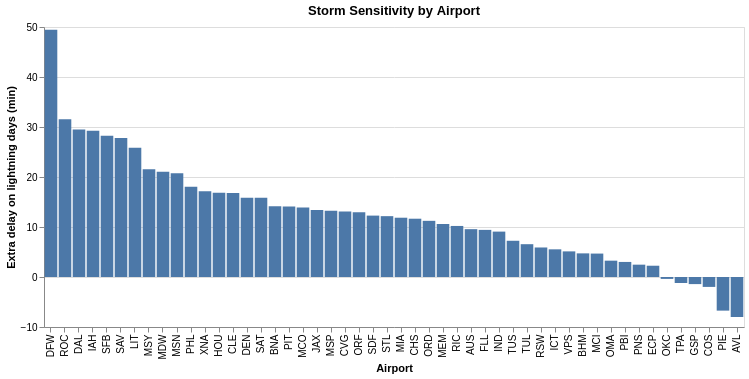

Notebook source saved alongside this figure:
### Markdown cell above
### Exploratory charts

### Code cell
alt.Chart(q2).mark_bar().encode(
    alt.X('origin:N', title='Airport', sort='-y'),
    alt.Y('sensitivity:Q', title='Extra delay on lightning days (min)'),
    tooltip=['origin', 'state', 'lightning_days']
).properties(
    title='Storm Sensitivity by Airport',
    width=700
)

### Figure 1 — Vega-Lite specification as saved in the notebook (floating-point values rounded to 4 significant figures)
{"config": {"view": {"continuousWidth": 300, "continuousHeight": 300}}, "data": {"name": "data-915f3d999206156ee82359ea84b74dd1"}, "mark": {"type": "bar"}, "encoding": {"tooltip": [{"field": "origin", "type": "nominal"}, {"field": "state", "type": "nominal"}, {"field": "lightning_days", "type": "quantitative"}], "x": {"field": "origin", "sort": "-y", "title": "Airport", "type": "nominal"}, "y": {"field": "sensitivity", "title": "Extra delay on lightning days (min)", "type": "quantitative"}}, "title": "Storm Sensitivity by Airport", "width": 700, "$schema": "https://vega.github.io/schema/vega-lite/v5.20.1.json", "datasets": {"data-915f3d999206156ee82359ea84b74dd1": [{"origin": "AUS", "storm_delay": 29.41, "lightning_days": 4, "calm_delay": 19.84, "flights_per_day": 264.0, "state": "TX", "lat": 30.2, "lon": -97.7, "sensitivity": 9.565}, {"origin": "AVL", "storm_delay": 9.992, "lightning_days": 5, "calm_delay": 17.99, "flights_per_day": 30.96, "state": "NC", "lat": 35.4, "lon": -82.5, "sensitivity": -8.001}, {"origin": "BHM", "storm_delay": 23.41, "lightning_days": 4, "calm_delay": 18.68, "flights_per_day": 48.04, "state": "AL", "lat": 33.6, "lon": -86.8, "sensitivity": 4.726}, {"origin": "BNA", "storm_delay": 33.78, "lightning_days": 4, "calm_delay": 19.63, "flights_per_day": 325.0, "state": "TN", "lat": 36.1, "lon": -86.7, "sensitivity": 14.15}, {"origin": "CHS", "storm_delay": 26.42, "lightning_days": 5, "calm_delay": 14.76, "flights_per_day": 70.44, "state": "SC", "lat": 32.9, "lon": -80.0, "sensitivity": 11.66}, {"origin": "CLE", "storm_delay": 28.76, "lightning_days": 4, "calm_delay": 11.98, "flights_per_day": 122.0, "state": "OH", "lat": 41.4, "lon": -81.8, "sensitivity": 16.78}, {"origin": "COS", "storm_delay": 15.32, "lightning_days": 5, "calm_delay": 17.3, "flights_per_day": 38.84, "state": "CO", "lat": 38.8, "lon": -104.7, "sensitivity": -1.983}, {"origin": "CVG", "storm_delay": 26.76, "lightning_days": 4, "calm_delay": 13.66, "flights_per_day": 103.4, "state": "KY", "lat": 39.0, "lon": -84.7, "sensitivity": 13.1}, {"origin": "DAL", "storm_delay": 55.08, "lightning_days": 4, "calm_delay": 25.59, "flights_per_day": 200.7, "state": "TX", "lat": 32.8, "lon": -96.8, "sensitivity": 29.48}, {"origin": "DEN", "storm_delay": 33.42, "lightning_days": 4, "calm_delay": 17.55, "flights_per_day": 949.1, "state": "CO", "lat": 39.9, "lon": -104.7, "sensitivity": 15.87}, {"origin": "DFW", "storm_delay": 74.55, "lightning_days": 4, "calm_delay": 25.11, "flights_per_day": 928.2, "state": "TX", "lat": 32.9, "lon": -97.0, "sensitivity": 49.44}, {"origin": "ECP", "storm_delay": 16.87, "lightning_days": 14, "calm_delay": 14.61, "flights_per_day": 36.56, "state": "FL", "lat": 30.4, "lon": -85.8, "sensitivity": 2.254}, {"origin": "FLL", "storm_delay": 24.38, "lightning_days": 6, "calm_delay": 14.95, "flights_per_day": 204.6, "state": "FL", "lat": 26.1, "lon": -80.2, "sensitivity": 9.424}, {"origin": "GSP", "storm_delay": 17.7, "lightning_days": 4, "calm_delay": 19.12, "flights_per_day": 41.81, "state": "SC", "lat": 34.9, "lon": -82.2, "sensitivity": -1.421}, {"origin": "HOU", "storm_delay": 36.47, "lightning_days": 4, "calm_delay": 19.62, "flights_per_day": 151.6, "state": "TX", "lat": 29.6, "lon": -95.3, "sensitivity": 16.85}, {"origin": "IAH", "storm_delay": 45.11, "lightning_days": 7, "calm_delay": 15.86, "flights_per_day": 331.5, "state": "TX", "lat": 30.0, "lon": -95.3, "sensitivity": 29.25}, {"origin": "ICT", "storm_delay": 27.67, "lightning_days": 9, "calm_delay": 22.14, "flights_per_day": 33.76, "state": "KS", "lat": 37.7, "lon": -97.4, "sensitivity": 5.534}, {"origin": "IND", "storm_delay": 20.64, "lightning_days": 5, "calm_delay": 11.56, "flights_per_day": 141.4, "state": "IN", "lat": 39.7, "lon": -86.3, "sensitivity": 9.078}, {"origin": "JAX", "storm_delay": 30.18, "lightning_days": 9, "calm_delay": 16.78, "flights_per_day": 88.81, "state": "FL", "lat": 30.5, "lon": -81.7, "sensitivity": 13.39}, {"origin": "LIT", "storm_delay": 39.34, "lightning_days": 5, "calm_delay": 13.5, "flights_per_day": 42.04, "state": "AR", "lat": 34.7, "lon": -92.2, "sensitivity": 25.84}, {"origin": "MCI", "storm_delay": 19.65, "lightning_days": 8, "calm_delay": 14.97, "flights_per_day": 153.6, "state": "MO", "lat": 39.3, "lon": -94.7, "sensitivity": 4.685}, {"origin": "MCO", "storm_delay": 28.43, "lightning_days": 12, "calm_delay": 14.53, "flights_per_day": 417.1, "state": "FL", "lat": 28.4, "lon": -81.3, "sensitivity": 13.9}, {"origin": "MDW", "storm_delay": 40.41, "lightning_days": 5, "calm_delay": 19.38, "flights_per_day": 229.1, "state": "IL", "lat": 41.8, "lon": -87.8, "sensitivity": 21.03}, {"origin": "MEM", "storm_delay": 26.74, "lightning_days": 6, "calm_delay": 16.14, "flights_per_day": 73.92, "state": "TN", "lat": 35.0, "lon": -90.0, "sensitivity": 10.6}, {"origin": "MIA", "storm_delay": 24.71, "lightning_days": 8, "calm_delay": 12.85, "flights_per_day": 295.0, "state": "FL", "lat": 25.8, "lon": -80.3, "sensitivity": 11.86}, {"origin": "MSN", "storm_delay": 32.76, "lightning_days": 5, "calm_delay": 12.0, "flights_per_day": 43.52, "state": "WI", "lat": 43.1, "lon": -89.3, "sensitivity": 20.77}, {"origin": "MSP", "storm_delay": 22.81, "lightning_days": 5, "calm_delay": 9.551, "flights_per_day": 348.7, "state": "MN", "lat": 44.9, "lon": -93.2, "sensitivity": 13.25}, {"origin": "MSY", "storm_delay": 38.61, "lightning_days": 7, "calm_delay": 17.06, "flights_per_day": 125.0, "state": "LA", "lat": 30.0, "lon": -90.3, "sensitivity": 21.56}, {"origin": "OKC", "storm_delay": 16.98, "lightning_days": 5, "calm_delay": 17.36, "flights_per_day": 70.4, "state": "OK", "lat": 35.4, "lon": -97.6, "sensitivity": -0.3817}, {"origin": "OMA", "storm_delay": 20.66, "lightning_days": 5, "calm_delay": 17.4, "flights_per_day": 78.56, "state": "NE", "lat": 41.3, "lon": -95.9, "sensitivity": 3.266}, {"origin": "ORD", "storm_delay": 29.76, "lightning_days": 7, "calm_delay": 18.53, "flights_per_day": 1046.0, "state": "IL", "lat": 42.0, "lon": -87.9, "sensitivity": 11.23}, {"origin": "ORF", "storm_delay": 32.09, "lightning_days": 5, "calm_delay": 19.16, "flights_per_day": 62.36, "state": "VA", "lat": 36.9, "lon": -76.2, "sensitivity": 12.93}, {"origin": "PBI", "storm_delay": 19.42, "lightning_days": 9, "calm_delay": 16.41, "flights_per_day": 72.43, "state": "FL", "lat": 26.7, "lon": -80.1, "sensitivity": 3.012}, {"origin": "PHL", "storm_delay": 35.63, "lightning_days": 4, "calm_delay": 17.61, "flights_per_day": 322.3, "state": "PA", "lat": 39.9, "lon": -75.2, "sensitivity": 18.03}, {"origin": "PIE", "storm_delay": 6.735, "lightning_days": 9, "calm_delay": 13.46, "flights_per_day": 30.76, "state": "FL", "lat": 27.9, "lon": -82.7, "sensitivity": -6.726}, {"origin": "PIT", "storm_delay": 25.78, "lightning_days": 6, "calm_delay": 11.66, "flights_per_day": 128.0, "state": "PA", "lat": 40.5, "lon": -80.2, "sensitivity": 14.12}, {"origin": "PNS", "storm_delay": 18.19, "lightning_days": 6, "calm_delay": 15.72, "flights_per_day": 44.21, "state": "FL", "lat": 30.5, "lon": -87.2, "sensitivity": 2.467}, {"origin": "RIC", "storm_delay": 24.51, "lightning_days": 6, "calm_delay": 14.31, "flights_per_day": 55.38, "state": "VA", "lat": 37.5, "lon": -77.3, "sensitivity": 10.21}, {"origin": "ROC", "storm_delay": 44.38, "lightning_days": 4, "calm_delay": 12.83, "flights_per_day": 30.73, "state": "NY", "lat": 43.1, "lon": -77.7, "sensitivity": 31.56}, {"origin": "RSW", "storm_delay": 16.75, "lightning_days": 10, "calm_delay": 10.84, "flights_per_day": 70.5, "state": "FL", "lat": 26.5, "lon": -81.8, "sensitivity": 5.904}, {"origin": "SAT", "storm_delay": 34.34, "lightning_days": 5, "calm_delay": 18.47, "flights_per_day": 113.8, "state": "TX", "lat": 29.5, "lon": -98.5, "sensitivity": 15.87}, {"origin": "SAV", "storm_delay": 39.07, "lightning_days": 6, "calm_delay": 11.26, "flights_per_day": 54.75, "state": "GA", "lat": 32.1, "lon": -81.2, "sensitivity": 27.8}, {"origin": "SDF", "storm_delay": 26.43, "lightning_days": 6, "calm_delay": 14.15, "flights_per_day": 67.42, "state": "KY", "lat": 38.2, "lon": -85.7, "sensitivity": 12.28}, {"origin": "SFB", "storm_delay": 46.66, "lightning_days": 12, "calm_delay": 18.42, "flights_per_day": 32.83, "state": "FL", "lat": 28.8, "lon": -81.2, "sensitivity": 28.25}, {"origin": "STL", "storm_delay": 30.02, "lightning_days": 7, "calm_delay": 17.86, "flights_per_day": 181.4, "state": "MO", "lat": 38.7, "lon": -90.4, "sensitivity": 12.17}, {"origin": "TPA", "storm_delay": 14.64, "lightning_days": 5, "calm_delay": 15.84, "flights_per_day": 198.8, "state": "FL", "lat": 28.0, "lon": -82.5, "sensitivity": -1.201}, {"origin": "TUL", "storm_delay": 21.65, "lightning_days": 10, "calm_delay": 15.09, "flights_per_day": 52.6, "state": "OK", "lat": 36.2, "lon": -95.9, "sensitivity": 6.562}, {"origin": "TUS", "storm_delay": 18.54, "lightning_days": 5, "calm_delay": 11.3, "flights_per_day": 46.56, "state": "AZ", "lat": 32.1, "lon": -110.9, "sensitivity": 7.246}, {"origin": "VPS", "storm_delay": 29.26, "lightning_days": 6, "calm_delay": 24.14, "flights_per_day": 44.04, "state": "FL", "lat": 30.5, "lon": -86.5, "sensitivity": 5.123}, {"origin": "XNA", "storm_delay": 35.39, "lightning_days": 8, "calm_delay": 18.25, "flights_per_day": 44.68, "state": "AR", "lat": 36.3, "lon": -94.3, "sensitivity": 17.15}]}}
